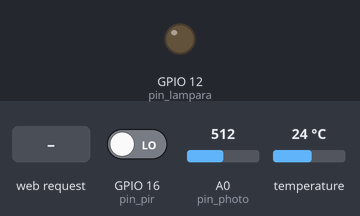
Bench run of a sketch on a simulated ESP8266 (NodeMCU). Parts: output pins drawn as LEDs (lit = HIGH). The test bench sets the inputs (shaded band); at power-on: GPIO 16 (pin_pir) LOW, A0 (pin_photo) = 512, temperature 24 °C. WiFi joins after 1.5 s; servers stay silent unless stated; what the sketch prints to the serial monitor is not drawn.

Above: at 3.2 s.
3.3 s: HTTP request GET /lampara?command=turn_on received
At 4.3 s:
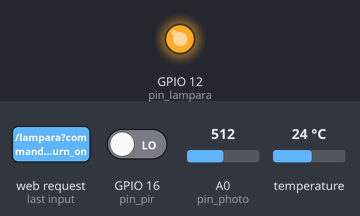
4.8 s: HTTP request GET /lampara?command=turn_off received
At 5.4 s:
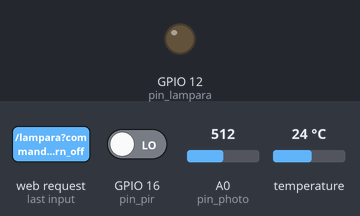
Timing chart, 0 to 7.8 s (numbered marks = the images above; inputs shaded):
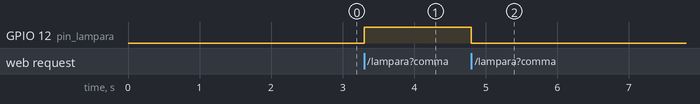

The sketch:

caja_cuarto_tv.ino
```cpp
#include <SimpleTimer.h>
#include <Wire.h>
#include <Adafruit_MCP9808.h>
#include <ESP8266WiFi.h>
#include <ESP8266WebServer.h>


Adafruit_MCP9808 tempsensor = Adafruit_MCP9808();

const char* ssid     = "Niebelheim5";
const char* password = "valquiria";
ESP8266WebServer server(80);
String responseString="";
IPAddress ip(192, 168, 100, 157);
IPAddress gateway(192, 168, 100, 201);
IPAddress subnet(255, 255, 255, 0 );

#define pin_photo A0
int pin_lampara = 12;
int pin_pir = 16;
int pin_ventilador = 14;

const char* host = "192.168.100.50";
const int port = 8090;

SimpleTimer timer_send;
SimpleTimer timer;

void setup() {
  Serial.begin(9600);
  pinMode(pin_lampara, OUTPUT);
  pinMode(pin_pir, INPUT);
  // check sensor
  if (!tempsensor.begin()) {
    Serial.println("Couldn't find MCP9808!");
  }
  // connect to wifi
  Serial.print("Connecting to ");
  Serial.println(ssid);
  WiFi.mode(WIFI_STA);
  WiFi.config(ip, gateway, subnet);
  delay(500);
  WiFi.begin(ssid, password);
  while (WiFi.status() != WL_CONNECTED) {
    delay(500);
    Serial.print(".");
  }
  Serial.println("");
  Serial.println("WiFi connected");
  Serial.println("IP address: ");
  Serial.println(WiFi.localIP());

  //set timers
  timer_send.setInterval(5000, send_data);
  //set_endpoints
  server.on("/lampara", lampara);
  server.on("/ventilador", ventilador);
  server.on("/status", estado);
  server.begin();
}

void lampara() {
  // receives light command
  String comando_arg = server.arg("command");
  if(comando_arg=="turn_on") {
    digitalWrite(pin_lampara, HIGH);
  }
  if(comando_arg=="turn_off") {
    digitalWrite(pin_lampara, LOW);
  }
  timer.setTimeout(200, send_data);
  String respuesta = "Comando recibido lampara";
  server.send(200, "text/plain", respuesta);
}

void ventilador() {
  // receives light command
  String comando_arg = server.arg("command");
  if(comando_arg=="turn_on") {
    digitalWrite(pin_ventilador, HIGH);
  }
  if(comando_arg=="turn_off") {
    digitalWrite(pin_ventilador, LOW);
  }
  timer.setTimeout(200, send_data);
  String respuesta = "Comando recibido ventilador";
  server.send(200, "text/plain", respuesta);
}
void send_data(){
  int light_level = 0;
  float c_temp = tempsensor.readTempC();
  light_level = analogRead(pin_photo);
  WiFiClient client;
  if (!client.connect(host, port)) {
    Serial.println("connection failed");
    return;
  }
  // We now create a URI for the request
  String url_1 = "/send_event?event_type=temperature&value=";
  url_1 += String(c_temp);
  // This will send the request to the server
  client.print(String("GET ") + url_1 + " HTTP/1.1\r\n" +
               "Host: " + host + "\r\n" +
               "Connection: close\r\n\r\n");
   if (!client.connect(host, port)) {
    Serial.println("connection failed");
    return;
  }
  String url_2 = "/send_event?event_type=photo&value=";
  url_2 += String(light_level);
  client.print(String("GET ") + url_2 + " HTTP/1.1\r\n" +
               "Host: " + host + "\r\n" +
               "Connection: close\r\n\r\n");

}

void send_movement(){
  WiFiClient client;
  if (!client.connect(host, port)) {
    Serial.println("connection failed");
    return;
  }
  // We now create a URI for the request
  String url = "/send_event?event_type=motion&value=True";
  // This will send the request to the server
  client.print(String("GET ") + url + " HTTP/1.1\r\n" +
               "Host: " + host + "\r\n" +
               "Connection: close\r\n\r\n");

}

void estado() {
  int lampara  = digitalRead(pin_lampara);
  float c_temp = tempsensor.readTempC();
  int light_level = digitalRead(pin_photo);
  String estado_str = "\{";
  estado_str += "\"type\":\"status\",";
  estado_str += "\"values\":";
  estado_str += "\{";
  estado_str += "\"lampara\":";
  estado_str += "\{\"state\":";
  estado_str += String(lampara);
  estado_str += "\}\}\}";
  server.send(200, "text/plain", estado_str);
}

long last_motion = millis();
void loop() {
  server.handleClient();
  int movement_state = 0;
  int pir_state = 0;
  pir_state = digitalRead(pin_pir);
  if(pir_state == 1 & movement_state == 0){
    if((unsigned long)(millis() - last_motion ) > 3000){
      send_movement();
      last_motion = millis();
    }
    movement_state = 1;
  }
  if(pir_state == 0){
    movement_state = 0;
  }
  timer_send.run();
}
```

Measured:
- after the input at 3.3 s, GPIO 12 (pin_lampara): LOW → HIGH at once
- after the input at 4.8 s, GPIO 12 (pin_lampara): HIGH → LOW at once
